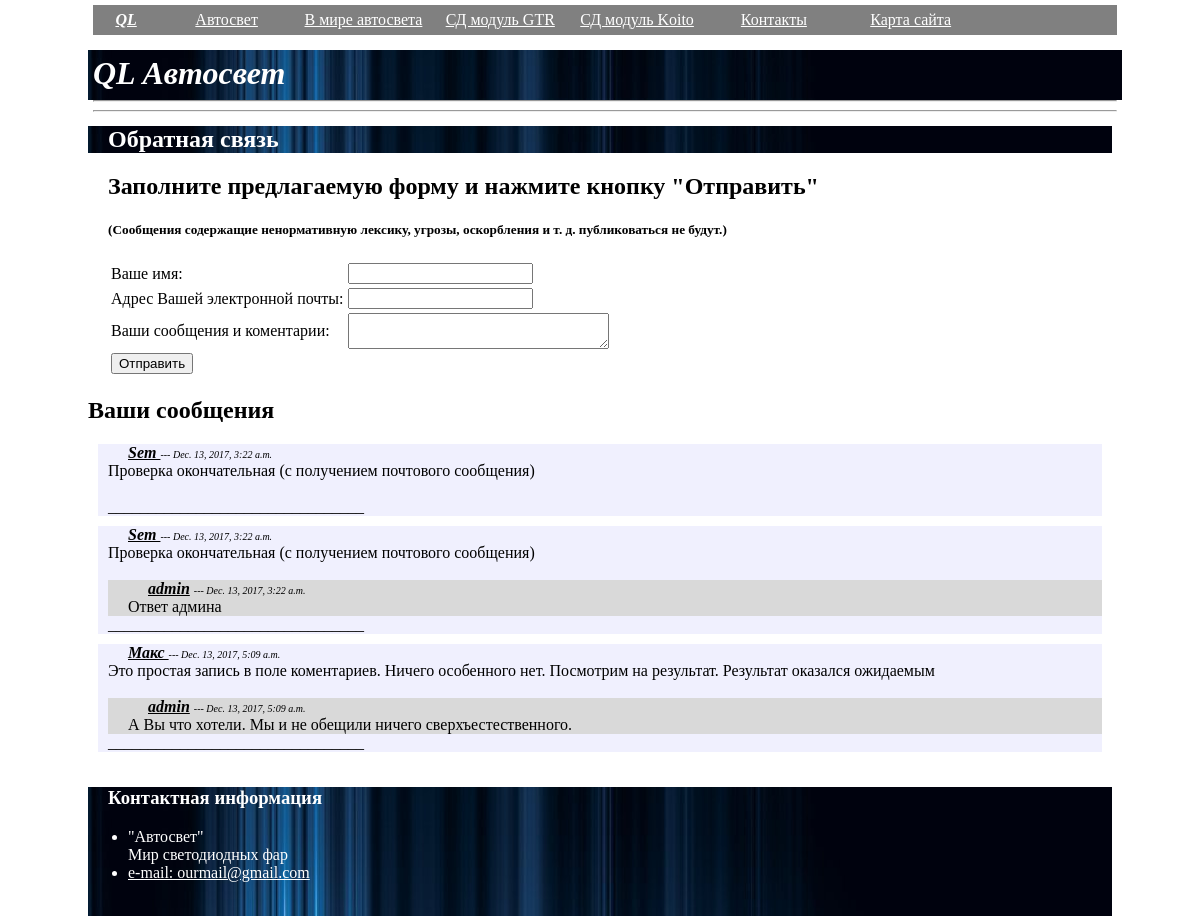
Screenshot of /learn_dj/contact/ with the database file from the repository.
### learn_dj/models.py (models this page shows)
class UserMessage(models.Model):
	user_name = models.CharField(max_length=30)
	public_message = models.BooleanField(default=False)
	comment = models.TextField(blank=True)
	email = models.EmailField(blank=True, null=True)
	date_of_note = models.DateTimeField(blank=True, null=True)
	admin_answer = models.TextField(blank=True)

### learn_dj/views.py (the view)
def contact(request):
	txt = UserMessage.objects.filter(public_message=True)
	context = {'title_site': 'Автосвет', 'title_block_01': 'Обратная связь', 'txt': txt}
	return render(request, 'learn_dj/templates/contact.html', context)

### learn_dj/templates/learn_dj/templates/contact.html
{% extends "learn_dj/templates/base.html" %}
{% block context %}
{% load static from staticfiles %}
		{% block title_block_01 %}
     		 <div  width="1000px" height="20px">
		  		<h2 style="overflow: hidden; background-image: url({% static 'learn_dj/static/image/w9kRtO.jpg' %}); color: white; text-indent: 20px;">
				{{ title_block_01 }}
				</h2>
		    </div>
		{% endblock %}
      		<div style="margin: 20px">
         		<form method=POST action='/learn_dj/answer/'>{% csrf_token %}
           		 <h2>
      				Заполните предлагаемую форму и нажмите кнопку "Отправить"
			</h2>
              <p>
			<h5>
				(Сообщения содержащие ненормативную лексику, угрозы, оскорбления и т. д. публиковаться не будут.)
			</h5>
				<table>
                       <tr>
                              <td aligh=right>
                                  Ваше имя:
                              </td>
                              <td>
                                  <input type=text name=name>
                              </td>
                       </tr>
                       <tr>
                              <td aligh=right>
                                  Адрес Вашей электронной почты:
                              </td>
                              <td>
                                  <input type=text name=email>
                              </td>
                        </tr>
                        <tr>
                              <td aligh=right>
                                 Ваши сообщения и коментарии:
                              </td>
                              <td>
                                  <textarea name=comment cols=30 rows=2>
                                  </textarea>
                               </td>
                        </tr>
                        <tr>
                              <td colspan=2 aligh=center>
                                 <input type=submit value='Отправить'>
                              </td>
                        </tr>
                   </table>
          		</form>
        </div>
		{% block users_comments_01 %}
      	 	<div>
				<h2>
      				Ваши сообщения
				</h2>
			</div>
				{% for e in txt %}
					<div style="float: bottom;  margin: 10px; padding-left: 10px; background-color: #f0f0fe; text-indent: 20px; border-color: #002164;">
						<i>
							<u>
								<b>
									{{ e.user_name }}
								</b>
							</u>
							<font size="-2">
								--- {{ e.date_of_note }}
							</font>
						</i>
						<br>
						{{ e.comment }}
						<br>
						<br>
						{% if e.admin_answer %}
							<div style="background-color: #d9d9d9; padding-left: 20px">
								<i>
									<b>
										<u>admin</u>
									</b>
									<font size="-2">
										--- {{ e.date_of_note }}
									</font>
								</i>
									<br>
									{{ e.admin_answer }}
							</div>
						{% endif %}
						________________________________
					</div>
     			{% endfor %}
		{% endblock %}
{% endblock %}

### learn_dj/templates/learn_dj/templates/base.html (shortened to what this page needs)
{% block head %}
	<!DOCTYPE HTML PUBLIC "-//W3C//DTD HTML 4.01 Transitional//EN"
	"http://www.w3.org/TR/html4/loose.dtd">
<html>
	<head>
		{% load static from staticfiles %}
      <link rel="stylesheet" href="{% static 'style.css' %}" type="text/css">
	</head>
{% endblock %}
{% block body %}
	{% load static from staticfiles %}
	<body>
		<div style='background: white; width: 1024px; margin-left: auto; margin-right: auto'>
		<div style='position: absolute; width: 1024px; top: 50px'>
	{% block logo %}
		<div style="background-image: url({% static 'learn_dj/static/image/w9kRtO.jpg' %}); color: white; width: 1024px; height: 40px; padding: 5px">
			<b>
				<i>
					<font size="6">
						QL
					</font>
				</i>
			</b>
			<b>
	          <i>
			    <font size='6'>
			      {{ title_site }}
			    </font>
			  </i>
			</b>
			<hr>
			<hr>
		</div>
	{% endblock %}
	{% block horizont_line_01 %}
        <table width="1000" height="2">
	        <tr>
		        <td width="100%"><left><font color="white"></font></left></td></tr></table>
	{% endblock %}
	{% block context %}{% endblock %}
	{% block horizont_line_05 %}
        <table width="1000" height="2">
	        <tr>
	        	<td width="100%"><left><font color="white"></font></left></td></tr></table>
	{% endblock %}
    {% block bottom %}
        <div style="background-image: url({% static 'learn_dj/static/image/w9kRtO.jpg' %})">
			<h3 style='color: white; text-indent: 20px'>
				Контактная информация
			</h3>
                <div align="left" hspace='15'>
                    <ul style="color: white; hspace: 15; type: disc">
		                <li>
							"Автосвет"
							<br>
							Мир светодиодных фар
							<br>
						</li>
		    			<li>
							<a href="mailto:semensg2014@gmail.com">
								e-mail: ourmail@gmail.com
							</a>
						</li>
					</ul>
					<br>
				</div>
		</div>
	{% endblock %}
	{% block menu %}
		<div style='position: fixed; top: 0px; background: white; padding: 5px; width: 1024px; height: 35px'>
			<table width='1024px' height='30px' bgcolor='#808080'>
				<tr>
					<td width="6%"><center><font color='white'><a href="{% url 'main_page' %}"><b><i>QL</i></b></a></font></center></td>
					<td width="13%"><center><font color='white'><a href="{% url 'main_page' %}">Автосвет</a></font></center></td>
					<td width="13%"><center><font color='white'><a href="{% url 'auto_light_news' %}">В мире автосвета</a></font></center></td>
					<td width="13%"><center><font color='white'><a href="{% url 'learning' %}">СД модуль GTR</a></font></center></td>
					<td width="13%"><center><font color='white'><a href="{% url 'articls' %}">СД модуль Koito</a></font></center></td>
					<td width="13%"><center><font color='white'><a href="{% url 'contact' %}">Контакты</a></font></center></td>
					<td width="13%"><center><font color='white'><a href="{% url 'map' %}">Карта сайта</a></font></center></td>
	  				<td width="13%"><center><font color='white'><a href="{% url 'map' %}"></a></font></center></td>
				</tr>
	      </table>
		</div>
	{% endblock %}
</div>
</body>
</html>
{% endblock %}

### learn_dj/static/style.css (style rules this page uses)
a { color: white }

### rows the page displays
UserMessage: user_name "Sem", date_of_note "Dec. 13, 2017, 3:22 a.m.", comment "Проверка окончательная (с получением почтового сообщения)"
UserMessage: user_name "Sem", date_of_note "Dec. 13, 2017, 3:22 a.m.", comment "Проверка окончательная (с получением почтового сообщения)", admin_answer "Ответ админа"
UserMessage: user_name "Макс", date_of_note "Dec. 13, 2017, 5:09 a.m.", comment "Это простая запись в поле коментариев. Ничего особенного нет. Посмотрим на результат. Результат оказался ожидаемым", admin_answer "А Вы что хотели. Мы и не обещили ничего сверхъестественного."

### other values shown
{{ title_site }} "Автосвет"
{{ title_block_01 }} "Обратная связь"
